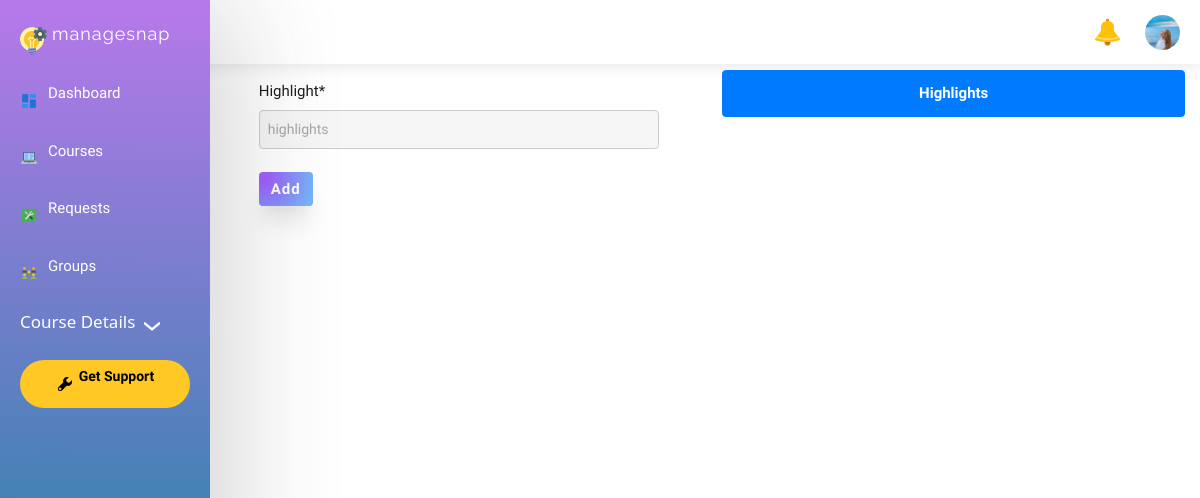
The app's page /creators-panel/course-desc-form/highlights/python-basics, older data.
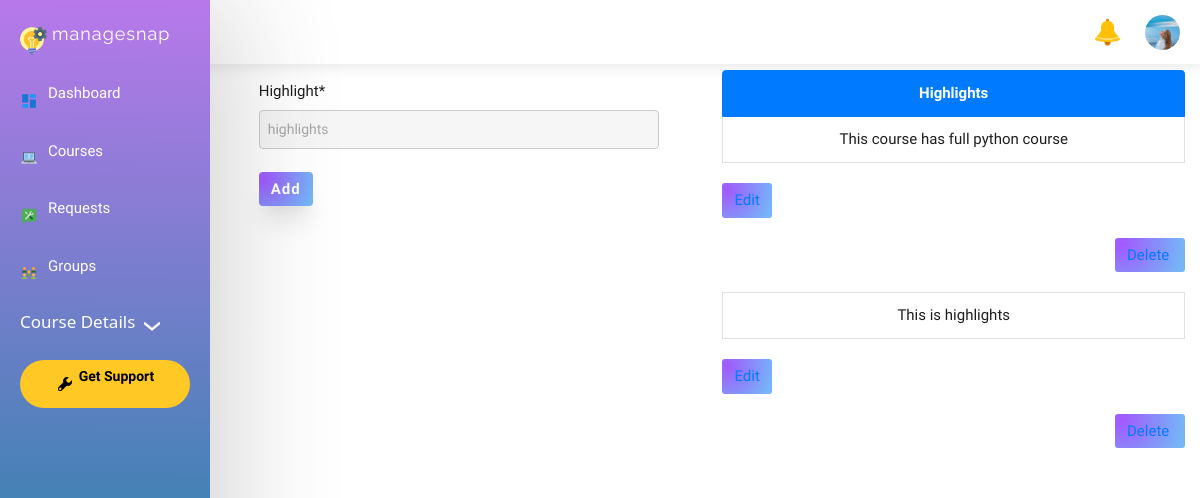
The same page, newer data.
### course/models.py (models this page shows, shortened)
class Highligth(models.Model):
    course = models.ForeignKey(Course, on_delete=models.CASCADE)
    highlight = models.TextField()

### course/views/creator_form.py (the view, shortened to what this page needs)
# urls.py: path('creators-panel/course-desc-form/highlights/<str:slug>', highlights_page, name='highlights'),
def highlights_page(request, slug):
    code = Course.objects.get(slug=slug).instructor.slug
    profile = Profile.objects.get(slug=code)
    print('sad')
    highlight_form = HighlightForm()
    course = Course.objects.filter(slug__iexact=slug).first()
    highlight_obj = Highligth.objects.filter(course=course)
    Highligths = []
    for high in highlight_obj:
        data = {
            'name': high.highlight,
            'id':high.id
        }
        Highligths.append(data)
    return render(request, "teacher/highlights.html", {'highlight_form':highlight_form,'highlights':Highligths,'course':course})

### course/forms.py
class HighlightForm(forms.ModelForm):
    class Meta:
        model = Highligth
        fields = ('highlight',)
        widgets = {
            'highlight': forms.TextInput(attrs={'placeholder': 'highlights', 'class': 'w3-input w3-border w3-round'}),
        }

### templates/teacher/highlights.html (shortened to what the changed rows need)
<!DOCTYPE html>
{% load static %}
{% load crispy_forms_tags %}
<html lang="en">
<head>
    <link rel="stylesheet" href="{% static "styles/announcements-style.css"%}">
    <link rel="stylesheet" href="{% static "styles/style.css"%}">
    <link rel="stylesheet" href="{% static "css/w3.css"%}">
    <link rel="stylesheet" href="{% static "styles/courses-style.css"%}">
    <link rel="stylesheet" href="{% static "styles/add-popup.css"%}">
    <link rel="stylesheet" href="https://maxcdn.bootstrapcdn.com/bootstrap/4.5.2/css/bootstrap.min.css">
</head>
<body>
    <div class="body">
        <div class="announcements-container">
            <div class="container w-50">
                <ul class="list-group">
                    <li class="list-group-item active text-center font-weight-bold">Highlights </li>
                    {% for high in highlights %}
                    <li class="list-group-item text-center">{{ high.name }}</li>
                    <div class="ann-buttons" class="right-item" >
                    <button ><a href="{% url "update-highlight" course.slug high.id%}">Edit</a></button>
                    <button class="btn btn-secondary ml-auto"><a href="{% url "delete-highlight" high.id%}">Delete&nbsp;</a></button>
                    </div>
                    {% endfor %}
                </ul>
            </div>
        </div>
    </div>
</body>
</html>

Row changes from the older to the newer data that the page shows:
added Highligth: name "This course has full python course"
added Highligth: name "This is highlights"
Text that changed along with them:
new list line: "Edit Delete"
